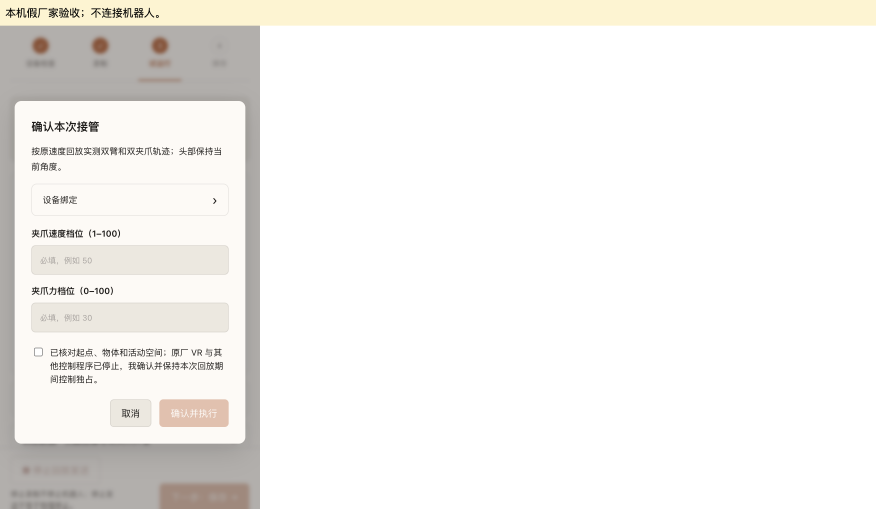
#> input picture limx/tron2/resource/teaching-confirm.png, 2628 x 1526 px (shown at 1/3 size)
$ python image_quality.py ../limx/tron2/resource/teaching-confirm.png   (older library calls are emulated)
#> lines starting #> are read from the running program, lines starting #| are printed output that depends on the picture
#> in main, image is the input picture: shape (1526, 2628, 3); mean B, G, R 239.3, 242.2, 243.8
"""Reusable image-quality measurements; no ROS, SDK or camera ownership.

Laplacian variance is a sharpness *indicator*. Low texture and noise can affect
it; thresholds are application settings, not a guarantee that OCR will work.
"""
from __future__ import annotations

import argparse
from dataclasses import asdict, dataclass, replace
import json
import math
from pathlib import Path

SCHEMA = "motus.image_quality/1"
MAX_JPEG_BYTES = 4 * 1024 * 1024
MAX_PIXELS = 16_000_000
ANALYSIS_MAX_SIDE = 640
DARK_PIXEL = 20
BRIGHT_PIXEL = 245


@dataclass(frozen=True)
class QualityConfig:
    min_brightness: float = 45.0
    max_brightness: float = 220.0
    min_sharpness: float = 60.0
    max_dark_fraction: float = 0.8
    max_bright_fraction: float = 0.4
    max_frame_age_s: float = 2.0
    max_rate_hz: float = 2.0

    def updated(self, changes):
        if not isinstance(changes, dict) or set(changes) - set(asdict(self)):
            raise ValueError("Unknown image_quality configuration field")
        values = {**asdict(self), **changes}
        bounds = {"min_brightness": (0, 255), "max_brightness": (0, 255),
                  "min_sharpness": (0, 100000), "max_dark_fraction": (0, 1),
                  "max_bright_fraction": (0, 1), "max_frame_age_s": (0.1, 30),
                  "max_rate_hz": (0.2, 10)}
        for key, value in values.items():
            low, high = bounds[key]
            if type(value) not in (int, float) or not math.isfinite(value) or not low <= value <= high:
                raise ValueError(f"{key} must be a finite number in [{low}, {high}]")
        if values["min_brightness"] >= values["max_brightness"]:
            raise ValueError("min_brightness must be less than max_brightness")
        if values["max_frame_age_s"] < 1 / values["max_rate_hz"]:
            raise ValueError("max_frame_age_s must cover at least one processing interval")
        return replace(self, **values)


# [36 lines left out: function jpeg_dimensions, not called in this run]


def analyze_bgr(image, config=None):
    import cv2
    import numpy as np

    config = (config or QualityConfig()).updated({})
    if (not isinstance(image, np.ndarray) or image.dtype != np.uint8 or image.ndim != 3
            or image.shape[2] != 3 or min(image.shape[:2]) < 8
            or image.shape[0] * image.shape[1] > MAX_PIXELS):
        raise ValueError("Expected a uint8 BGR image, at least 8x8 and at most 16 megapixels")
    height, width = image.shape[:2]
#> height = 1526; width = 2628
    scale = min(1., ANALYSIS_MAX_SIDE / max(width, height))
#> scale = 0.244
    if scale < 1:
        image = cv2.resize(image, (max(1, round(width*scale)), max(1, round(height*scale))),
                           interpolation=cv2.INTER_AREA)
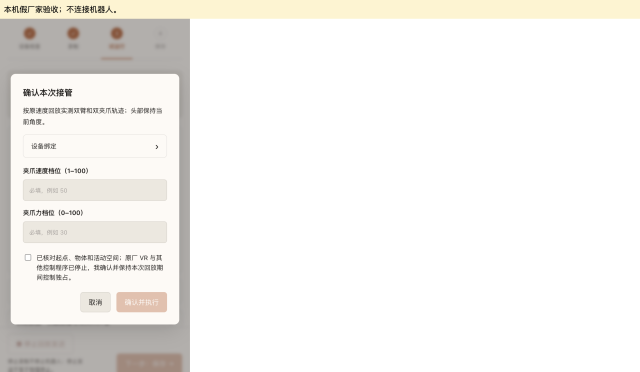
#> image: shape (372, 640, 3); mean of channels 0, 1, 2 239.2, 242.2, 243.8; drawn as B, G, R
    gray = cv2.cvtColor(image, cv2.COLOR_BGR2GRAY)
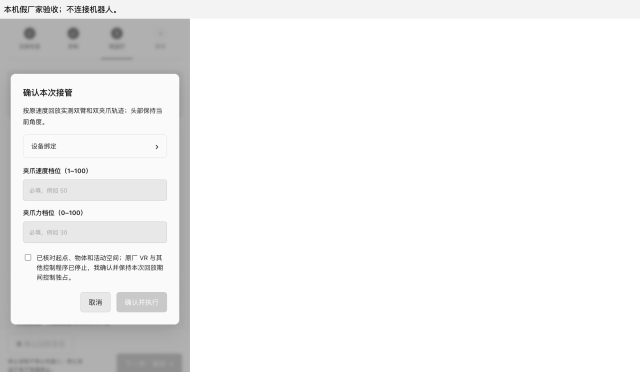
#> gray: shape (372, 640); min 13, max 255, mean 242.3
    mean = float(gray.mean())
#> mean = 242.3
    sharpness = float(cv2.Laplacian(gray, cv2.CV_64F).var())
#> sharpness = 710
    dark = float(np.mean(gray <= DARK_PIXEL))
#> dark = 2.1e-05
    bright = float(np.mean(gray >= BRIGHT_PIXEL))
#> bright = 0.796
    issues = []
    if mean < config.min_brightness or dark > config.max_dark_fraction:
        issues.append("underexposed")
    if mean > config.max_brightness or bright > config.max_bright_fraction:
        issues.append("overexposed")
    if sharpness < config.min_sharpness:
        issues.append("low_sharpness")
    return {"schema": SCHEMA, "state": "analyzed", "quality": "poor" if issues else "ok",
            "acceptable": not issues, "issues": issues,
            "metrics": {"mean_brightness": round(mean, 4), "laplacian_variance": round(sharpness, 4),
                        "dark_fraction": round(dark, 6), "bright_fraction": round(bright, 6)},
            "image_size": {"width": width, "height": height},
            "analysis_size": {"width": int(gray.shape[1]), "height": int(gray.shape[0])},
            "thresholds": {k: v for k, v in asdict(config).items() if k not in ("max_frame_age_s", "max_rate_hz")},
            "method": "BT.601 grayscale; variance of 3x3-discrete Laplacian (ksize=1); max side 640, no upscaling",
            "limitations": "Low sharpness may also indicate low texture; quality thresholds need camera/scene calibration."}


# [9 lines left out: function decode_jpeg, not called in this run]


def analyze_jpeg(data, config=None):
    return analyze_bgr(decode_jpeg(data), config)


def main():
    parser = argparse.ArgumentParser(description="Offline image_quality check; does not connect to a robot")
    parser.add_argument("image", type=Path, help="Local JPEG or PNG test image")
    args = parser.parse_args()
    import cv2
    image = cv2.imread(str(args.image), cv2.IMREAD_COLOR)
    try:
        result = analyze_bgr(image)
#> result = 11 items
    except ValueError as error:
        parser.exit(2, str(error)+"\n")
    print(json.dumps({**result, "source": "offline_file", "robot_connected": False}, ensure_ascii=False, indent=2))
#> (printed output is left out)


if __name__ == "__main__":
    main()
